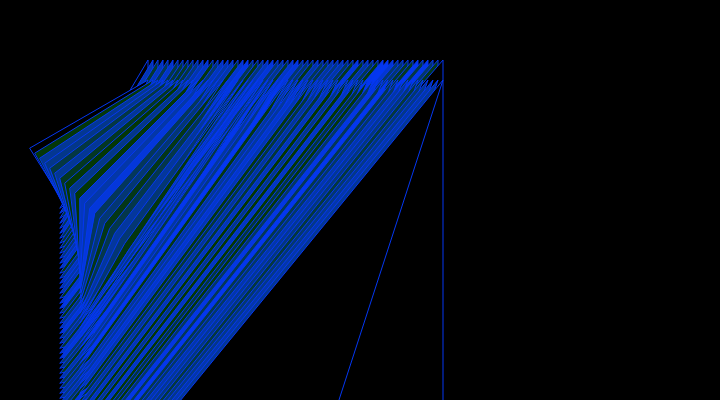
Frame 1 (no input)
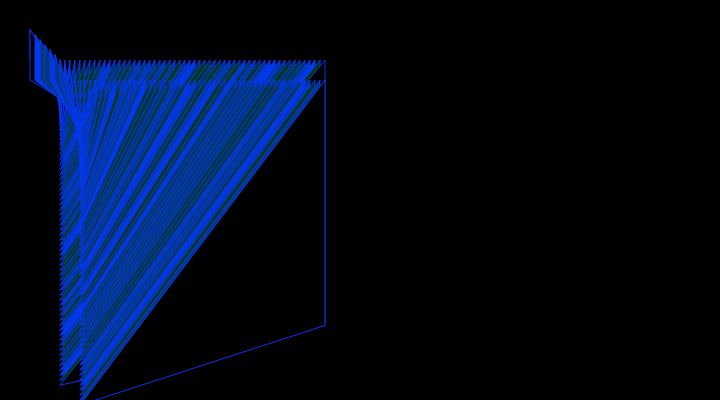
Frame 60 (no input)
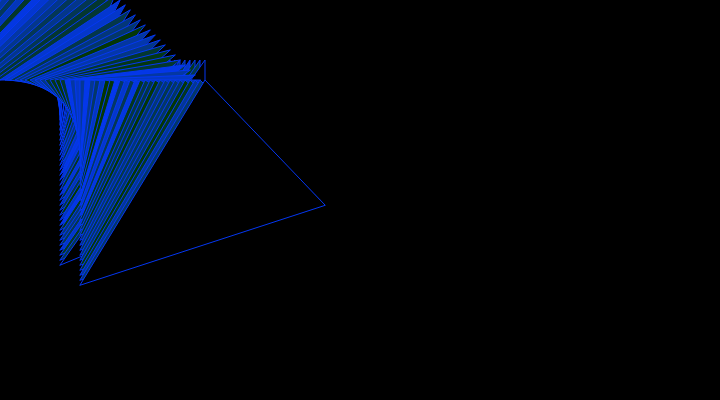
Frame 120 (the mouse pressed at the canvas centre since frame 60)

The p5.js sketch that drew these frames (run headless with seeded random() and noise() and a simulated clock; from frame 60 on, the mouse is pressed at the canvas centre):

// p5.js sketch
// ── sketch.js
let speed = 2;
let x, y = 150;
const totalTriangles = y*2;


function setup() {
  createCanvas(720, 400);
  stroke(4, 55, 242);
  frameRate(50);
}

function draw() {
  background(0);
  y = y - speed;
  if (y < -totalTriangles ||y > totalTriangles) {
    speed *= -1;
  }

  for (let i = 0; i < totalTriangles; i +=5) {
    fillEvenTriangle(i)
    triangle(y + i, y + i, y + i, 60, 60, 60 + y + i);
  }

  for (let i = 0; i < totalTriangles; i +=5) {
    fillEvenTriangle(i)
    triangle(30 + i, y + i, y + i, 80, 80, 80 + y + i);
  }
}

function fillEvenTriangle(item) {
  let black = color(0);
  if(item === totalTriangles - 5){
    fill(black);
  }
  else if(item === totalTriangles % 2 == 0){
    let h = random(0, 242);
    fill(4, 55, h);
  }
  else {
    fill(black);
  }
}
